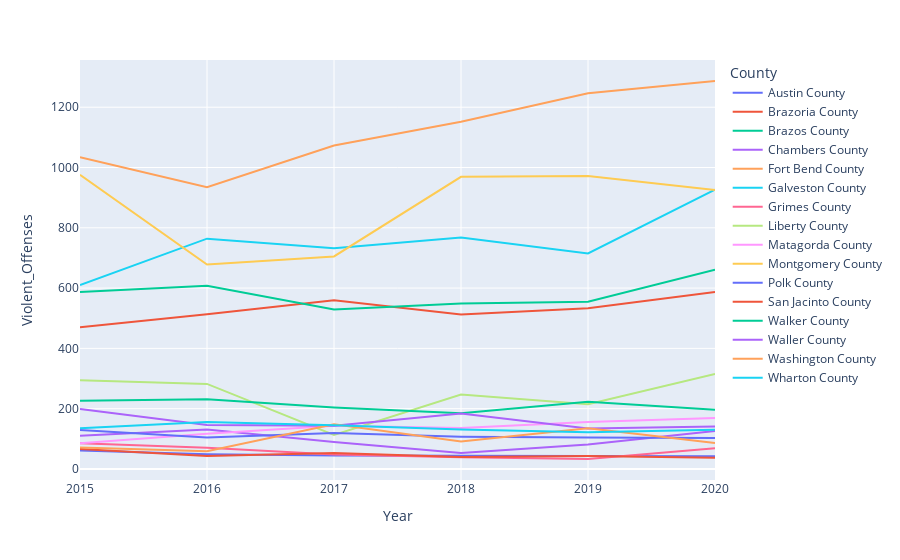

Source (notebook cell):
### Code cell
# Violent crimes houston area over 5 years
fig = px.line(outer_hou_df, x="Year" , y="Violent_Offenses", color="County")
fig.show()

### Figure 1 — Plotly figure (JSON) as saved in the notebook; plotly's stock layout.template omitted (floating-point values rounded to 4 significant figures)
{"data": [{"hovertemplate": "County=Austin County<br>Year=%{x}<br>Violent_Offenses=%{y}<extra></extra>", "legendgroup": "Austin County", "line": {"color": "#636efa", "dash": "solid"}, "marker": {"symbol": "circle"}, "mode": "lines", "name": "Austin County", "orientation": "v", "showlegend": true, "type": "scatter", "x": [2015, 2016, 2017, 2018, 2019, 2020], "xaxis": "x", "y": [61, 49, 45, 43, 43, 42], "yaxis": "y"}, {"hovertemplate": "County=Brazoria County<br>Year=%{x}<br>Violent_Offenses=%{y}<extra></extra>", "legendgroup": "Brazoria County", "line": {"color": "#EF553B", "dash": "solid"}, "marker": {"symbol": "circle"}, "mode": "lines", "name": "Brazoria County", "orientation": "v", "showlegend": true, "type": "scatter", "x": [2015, 2016, 2017, 2018, 2019, 2020], "xaxis": "x", "y": [470, 513, 560, 512, 533, 587], "yaxis": "y"}, {"hovertemplate": "County=Brazos County<br>Year=%{x}<br>Violent_Offenses=%{y}<extra></extra>", "legendgroup": "Brazos County", "line": {"color": "#00cc96", "dash": "solid"}, "marker": {"symbol": "circle"}, "mode": "lines", "name": "Brazos County", "orientation": "v", "showlegend": true, "type": "scatter", "x": [2015, 2016, 2017, 2018, 2019, 2020], "xaxis": "x", "y": [587, 608, 529, 549, 555, 661], "yaxis": "y"}, {"hovertemplate": "County=Chambers County<br>Year=%{x}<br>Violent_Offenses=%{y}<extra></extra>", "legendgroup": "Chambers County", "line": {"color": "#ab63fa", "dash": "solid"}, "marker": {"symbol": "circle"}, "mode": "lines", "name": "Chambers County", "orientation": "v", "showlegend": true, "type": "scatter", "x": [2015, 2016, 2017, 2018, 2019, 2020], "xaxis": "x", "y": [110, 131, 89, 53, 81, 126], "yaxis": "y"}, {"hovertemplate": "County=Fort Bend County<br>Year=%{x}<br>Violent_Offenses=%{y}<extra></extra>", "legendgroup": "Fort Bend County", "line": {"color": "#FFA15A", "dash": "solid"}, "marker": {"symbol": "circle"}, "mode": "lines", "name": "Fort Bend County", "orientation": "v", "showlegend": true, "type": "scatter", "x": [2015, 2016, 2017, 2018, 2019, 2020], "xaxis": "x", "y": [1034, 935, 1073, 1152, 1246, 1287], "yaxis": "y"}, {"hovertemplate": "County=Galveston County<br>Year=%{x}<br>Violent_Offenses=%{y}<extra></extra>", "legendgroup": "Galveston County", "line": {"color": "#19d3f3", "dash": "solid"}, "marker": {"symbol": "circle"}, "mode": "lines", "name": "Galveston County", "orientation": "v", "showlegend": true, "type": "scatter", "x": [2015, 2016, 2017, 2018, 2019, 2020], "xaxis": "x", "y": [610, 764, 732, 768, 715, 927], "yaxis": "y"}, {"hovertemplate": "County=Grimes County<br>Year=%{x}<br>Violent_Offenses=%{y}<extra></extra>", "legendgroup": "Grimes County", "line": {"color": "#FF6692", "dash": "solid"}, "marker": {"symbol": "circle"}, "mode": "lines", "name": "Grimes County", "orientation": "v", "showlegend": true, "type": "scatter", "x": [2015, 2016, 2017, 2018, 2019, 2020], "xaxis": "x", "y": [85, 70, 48, 39, 33, 69], "yaxis": "y"}, {"hovertemplate": "County=Liberty County<br>Year=%{x}<br>Violent_Offenses=%{y}<extra></extra>", "legendgroup": "Liberty County", "line": {"color": "#B6E880", "dash": "solid"}, "marker": {"symbol": "circle"}, "mode": "lines", "name": "Liberty County", "orientation": "v", "showlegend": true, "type": "scatter", "x": [2015, 2016, 2017, 2018, 2019, 2020], "xaxis": "x", "y": [294, 282, 113, 247, 215, 315], "yaxis": "y"}, {"hovertemplate": "County=Matagorda County<br>Year=%{x}<br>Violent_Offenses=%{y}<extra></extra>", "legendgroup": "Matagorda County", "line": {"color": "#FF97FF", "dash": "solid"}, "marker": {"symbol": "circle"}, "mode": "lines", "name": "Matagorda County", "orientation": "v", "showlegend": true, "type": "scatter", "x": [2015, 2016, 2017, 2018, 2019, 2020], "xaxis": "x", "y": [85, 117, 143, 136, 156, 169], "yaxis": "y"}, {"hovertemplate": "County=Montgomery County<br>Year=%{x}<br>Violent_Offenses=%{y}<extra></extra>", "legendgroup": "Montgomery County", "line": {"color": "#FECB52", "dash": "solid"}, "marker": {"symbol": "circle"}, "mode": "lines", "name": "Montgomery County", "orientation": "v", "showlegend": true, "type": "scatter", "x": [2015, 2016, 2017, 2018, 2019, 2020], "xaxis": "x", "y": [976, 678, 705, 969, 972, 925], "yaxis": "y"}, {"hovertemplate": "County=Polk County<br>Year=%{x}<br>Violent_Offenses=%{y}<extra></extra>", "legendgroup": "Polk County", "line": {"color": "#636efa", "dash": "solid"}, "marker": {"symbol": "circle"}, "mode": "lines", "name": "Polk County", "orientation": "v", "showlegend": true, "type": "scatter", "x": [2015, 2016, 2017, 2018, 2019, 2020], "xaxis": "x", "y": [129, 104, 119, 107, 104, 103], "yaxis": "y"}, {"hovertemplate": "County=San Jacinto County<br>Year=%{x}<br>Violent_Offenses=%{y}<extra></extra>", "legendgroup": "San Jacinto County", "line": {"color": "#EF553B", "dash": "solid"}, "marker": {"symbol": "circle"}, "mode": "lines", "name": "San Jacinto County", "orientation": "v", "showlegend": true, "type": "scatter", "x": [2015, 2016, 2017, 2018, 2019, 2020], "xaxis": "x", "y": [66, 43, 53, 40, 43, 37], "yaxis": "y"}, {"hovertemplate": "County=Walker County<br>Year=%{x}<br>Violent_Offenses=%{y}<extra></extra>", "legendgroup": "Walker County", "line": {"color": "#00cc96", "dash": "solid"}, "marker": {"symbol": "circle"}, "mode": "lines", "name": "Walker County", "orientation": "v", "showlegend": true, "type": "scatter", "x": [2015, 2016, 2017, 2018, 2019, 2020], "xaxis": "x", "y": [226, 231, 204, 185, 223, 196], "yaxis": "y"}, {"hovertemplate": "County=Waller County<br>Year=%{x}<br>Violent_Offenses=%{y}<extra></extra>", "legendgroup": "Waller County", "line": {"color": "#ab63fa", "dash": "solid"}, "marker": {"symbol": "circle"}, "mode": "lines", "name": "Waller County", "orientation": "v", "showlegend": true, "type": "scatter", "x": [2015, 2016, 2017, 2018, 2019, 2020], "xaxis": "x", "y": [199, 146, 143, 184, 134, 141], "yaxis": "y"}, {"hovertemplate": "County=Washington County<br>Year=%{x}<br>Violent_Offenses=%{y}<extra></extra>", "legendgroup": "Washington County", "line": {"color": "#FFA15A", "dash": "solid"}, "marker": {"symbol": "circle"}, "mode": "lines", "name": "Washington County", "orientation": "v", "showlegend": true, "type": "scatter", "x": [2015, 2016, 2017, 2018, 2019, 2020], "xaxis": "x", "y": [71, 59, 148, 91, 135, 86], "yaxis": "y"}, {"hovertemplate": "County=Wharton County<br>Year=%{x}<br>Violent_Offenses=%{y}<extra></extra>", "legendgroup": "Wharton County", "line": {"color": "#19d3f3", "dash": "solid"}, "marker": {"symbol": "circle"}, "mode": "lines", "name": "Wharton County", "orientation": "v", "showlegend": true, "type": "scatter", "x": [2015, 2016, 2017, 2018, 2019, 2020], "xaxis": "x", "y": [135, 156, 145, 131, 122, 130], "yaxis": "y"}], "layout": {"legend": {"title": {"text": "County"}, "tracegroupgap": 0}, "margin": {"t": 60}, "xaxis": {"anchor": "y", "domain": [0, 1], "title": {"text": "Year"}}, "yaxis": {"anchor": "x", "domain": [0, 1], "title": {"text": "Violent_Offenses"}}}}
